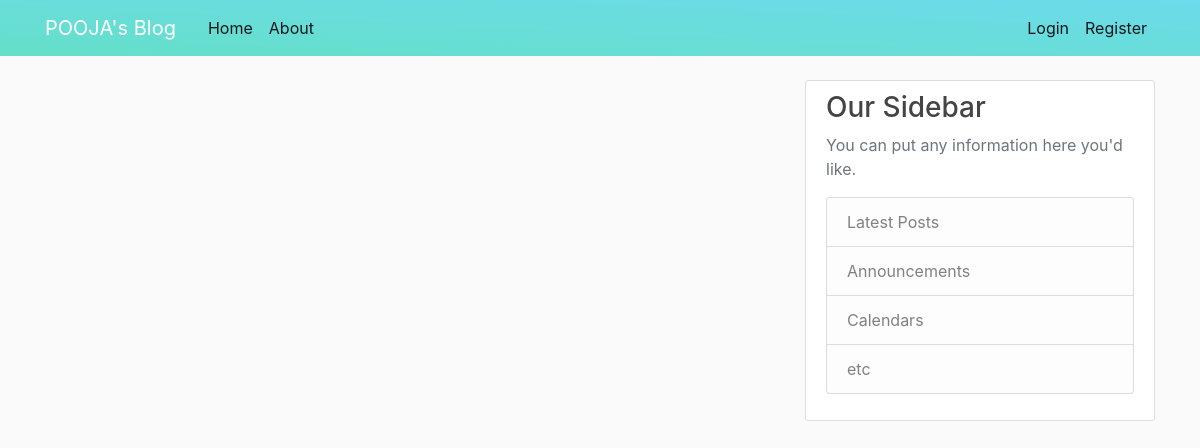
Page /home on the earlier database version.
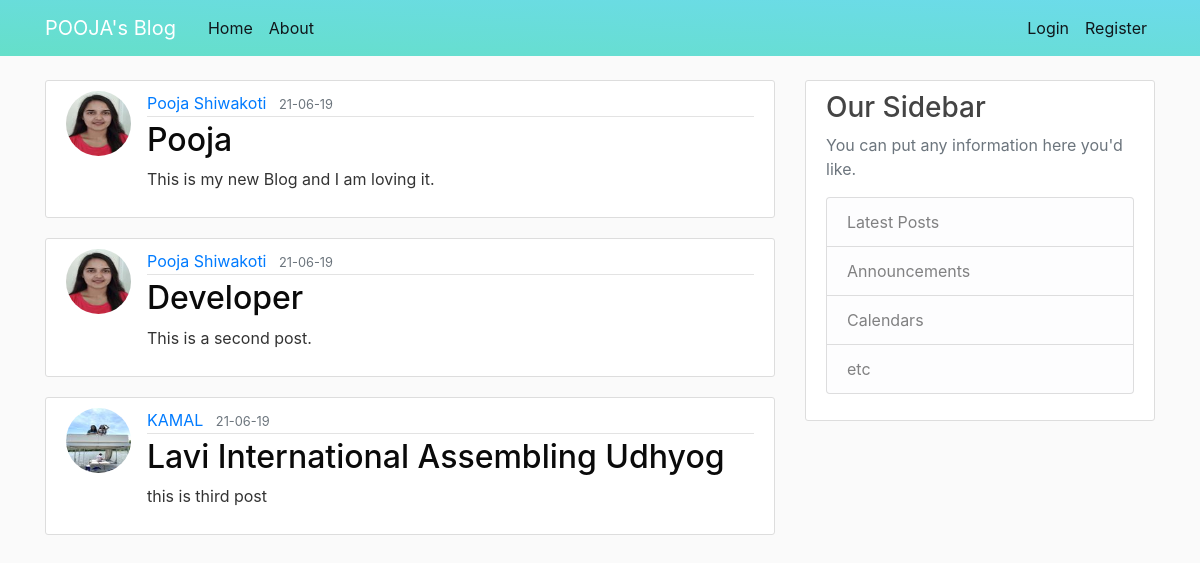
Same page on the later database version.
### flaskblog/models.py (models this page shows, shortened)
class Post(db.Model):
    id = db.Column(db.Integer, primary_key=True)
    title = db.Column(db.String(100), nullable=False)
    date_posted = db.Column(db.DateTime, nullable=False, default=datetime.utcnow)
    content = db.Column(db.Text, nullable=False)
    user_id = db.Column(db.Integer, db.ForeignKey('user.id'), nullable=False)

class User(db.Model, UserMixin):
    id = db.Column(db.Integer, primary_key=True)
    username = db.Column(db.String(20), unique=True, nullable=False)
    email = db.Column(db.String(120), unique=True, nullable=False)
    image_file = db.Column(db.String(20), nullable=False, default='default.jpg')
    password = db.Column(db.String(60), nullable=False)
    posts = db.relationship('Post', backref='author', lazy=True)

### flaskblog/routes.py (the view)
@app.route("/")
@app.route("/home")
def home():
    posts = Post.query.all()
    return render_template('home.html', posts=posts)

### flaskblog/templates/home.html
{% extends "layout.html" %}
{% block content %}
    {% for post in posts %}
        <article class="media content-section">
          <img class="rounded-circle article-img" src="{{ url_for('static', filename='images/' + post.author.image_file) }}">
          <div class="media-body">
            <div class="article-metadata">
              <a class="mr-2" href="#">{{ post.author.username }}</a>
              <small class="text-muted">{{ post.date_posted.strftime('%y-%m-%d') }}</small>
            </div>
            <h2><a class="article-title" href="{{ url_for('post', post_id=post.id) }}">{{ post.title }}</a></h2>
            <p class="article-content">{{ post.content }}</p>
          </div>
        </article>
    {% endfor %}
{% endblock content %}

### flaskblog/templates/layout.html (shortened to what this page needs)
<!DOCTYPE html>
<html>
<head>
    <link rel="stylesheet" href="https://maxcdn.bootstrapcdn.com/bootstrap/4.0.0/css/bootstrap.min.css">
    <link rel="stylesheet" type="text/css" href="{{ url_for('static', filename='main.css') }}">
</head>
<body>
    <header class="site-header">
      <nav class="navbar navbar-expand-md navbar-dark bg-steel fixed-top">
        <div class="container">
          <a class="navbar-brand mr-4" href="/">POOJA's Blog</a>
          <div class="collapse navbar-collapse" id="navbarToggle">
            <div class="navbar-nav mr-auto">
              <a class="nav-item nav-link" href="{{url_for('home')}}">Home</a>
              <a class="nav-item nav-link" href="{{url_for('about')}}">About</a>
            </div>
            <div class="navbar-nav">
              {% if current_user.is_authenticated %}
              <a class="nav-item nav-link" href="{{url_for('new_post')}}">New Post</a>
              <a class="nav-item nav-link" href="{{url_for('account')}}">Account</a>
              <a class="nav-item nav-link" href="{{url_for('logout')}}">Logout</a>
              {% else %}
              <a class="nav-item nav-link" href="{{url_for('login')}}">Login</a>
              <a class="nav-item nav-link" href="{{url_for('register')}}">Register</a>
              {% endif %}
            </div>
          </div>
        </div>
      </nav>
    </header>
    <main role="main" class="container">
      <div class="row">
        <div class="col-md-8">
        {% block content %}{% endblock %}
        </div>
        <div class="col-md-4">
          <div class="content-section">
            <h3>Our Sidebar</h3>
            <p class='text-muted'>You can put any information here you'd like.
              <ul class="list-group">
                <li class="list-group-item list-group-item-light">Latest Posts</li>
                <li class="list-group-item list-group-item-light">Announcements</li>
                <li class="list-group-item list-group-item-light">Calendars</li>
                <li class="list-group-item list-group-item-light">etc</li>
              </ul>
            </p>
          </div>
        </div>
      </div>
    </main>
</body>
</html>

### flaskblog/static/main.css (style rules this page uses)
body { background: #fafafa; color: #333333; margin-top: 5rem; }
h1, h2, h3, h4, h5, h6 { color: #444444; }
.bg-steel { background: linear-gradient(to right top, #65dfc9, #6cdbeb); }
.site-header .navbar-nav .nav-link { color: #10171b; }
.content-section { background: #ffffff; padding: 10px 20px; border: 1px solid #dddddd; border-radius: 3px; margin-bottom: 20px; }
.article-title { color: #0a0a0a; }
.article-content { white-space: pre-line; }
.article-img { height: 65px; width: 65px; margin-right: 16px; }
.article-metadata { padding-bottom: 1px; margin-bottom: 4px; border-bottom: 1px solid #e3e3e3 }

Differences in the rows shown:
added Post: image_file (picture), author.username "Pooja Shiwakoti", date_posted "21-06-19", title "Pooja", content "This is my new Blog and I am loving it."
added Post: image_file (picture), author.username "Pooja Shiwakoti", date_posted "21-06-19", title "Developer", content "This is a second post."
added Post: image_file (picture), author.username "KAMAL", date_posted "21-06-19", title "Lavi International Assembling Udhyog", content "this is third post"
